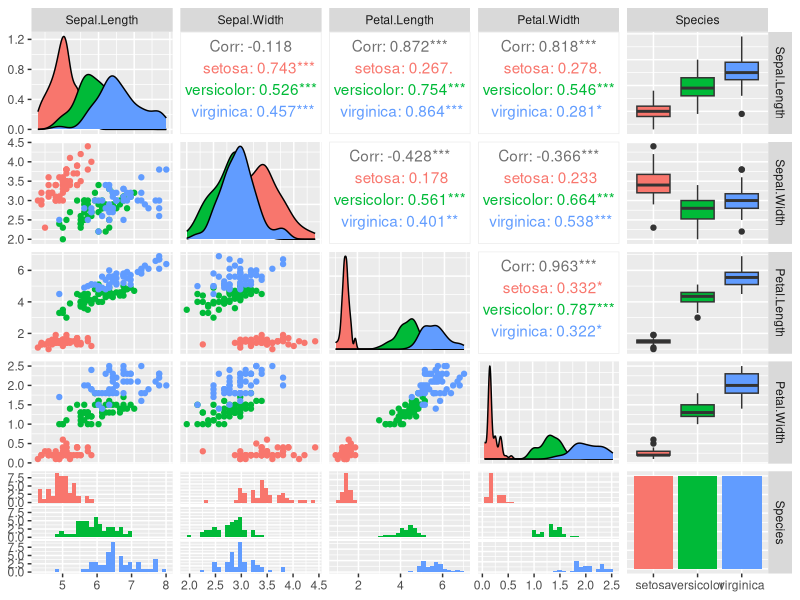
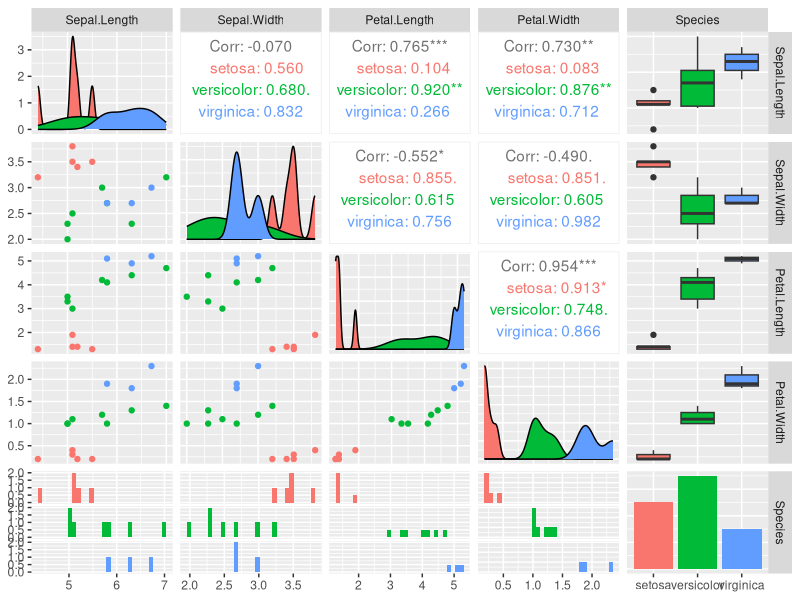

These charts were generated, in order, by the following R code:
install.packages('tidyverse')
library(tidyverse)

data(iris)
summary(iris)
str(iris)
iris <- as_tibble(iris)
iris
print(iris,n=3,width = Inf)
summary(iris)
iris %>% summarize_if(is.numeric,mean)

install.packages('GGally')
library(GGally)

ggpairs(iris,aes(color=Species))

clean.data <- iris %>% drop_na() %>% unique()
summary(clean.data)

iris %>% group_by(Species) %>% summarize_all(mean)
iris %>% group_by(Species) %>% summarize_all(median)

sample(c('A','B','C'), size = 10,replace = T)
take <- sample(seq(nrow(iris)),size = 15)
take
iris[take,]

set.seed(1000)

s <- iris %>% slice_sample(n=15)
ggpairs(s,aes(color=Species))
